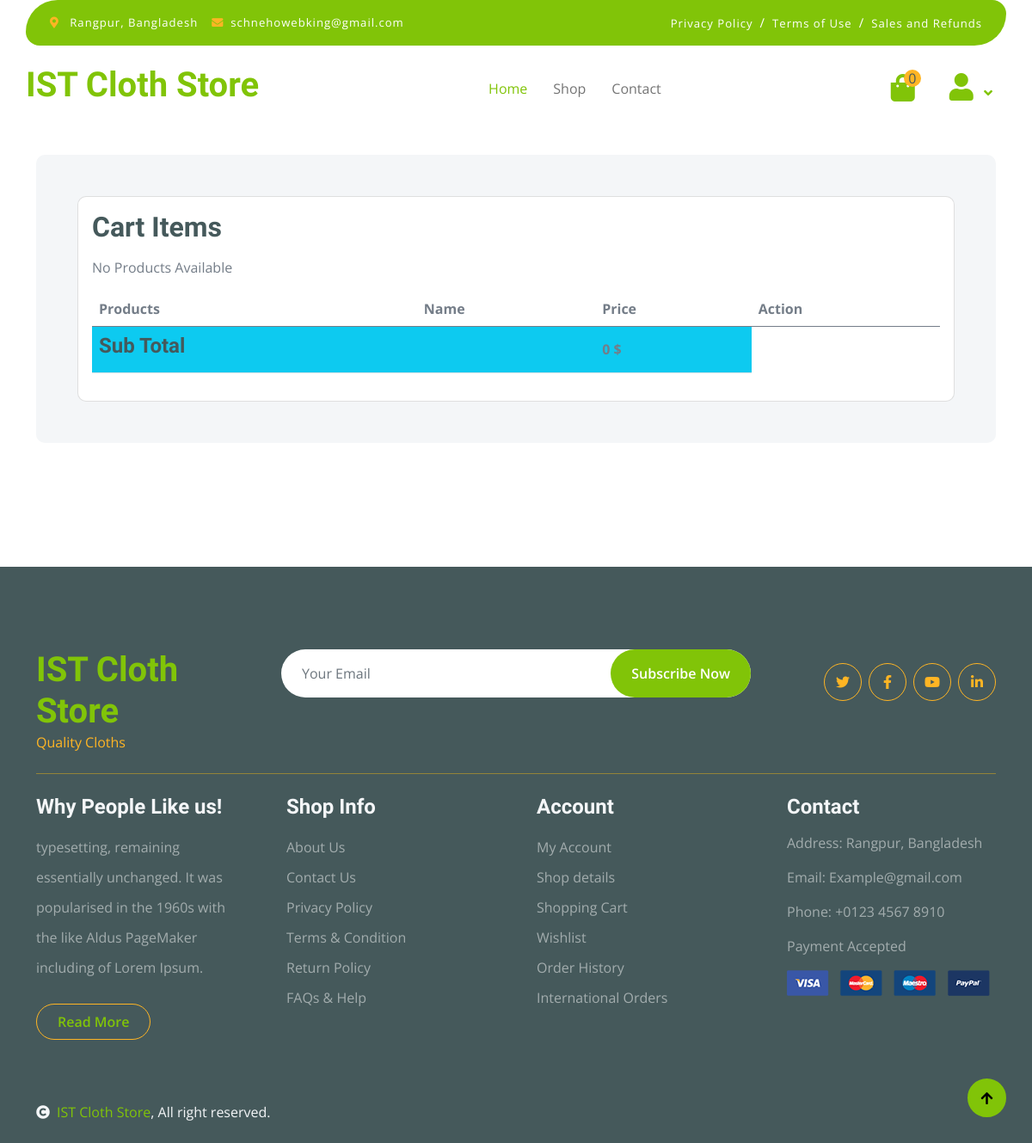
/cart/view_cart/ (signed in), run on an earlier commit of the app's database.
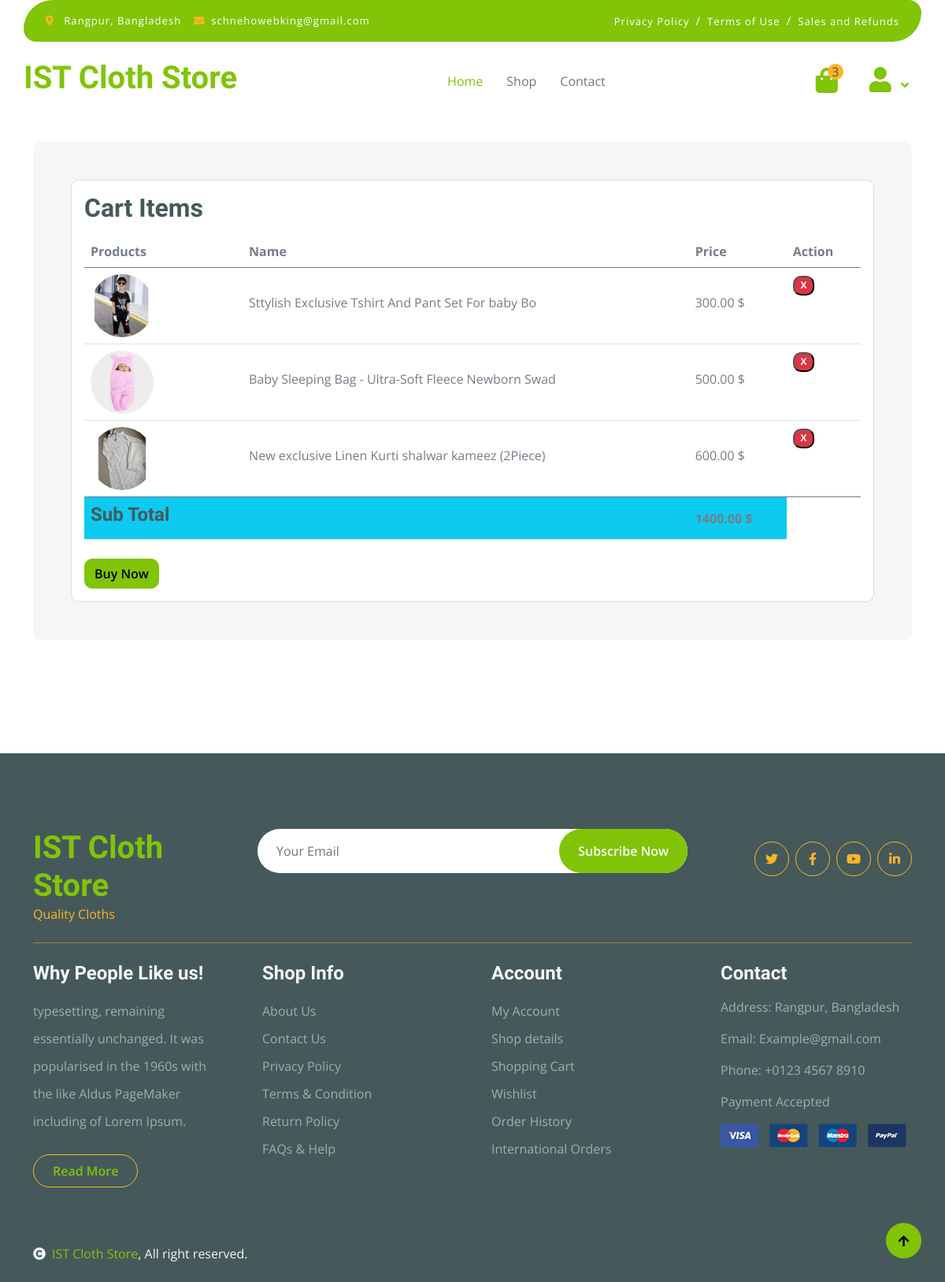
And on a later commit of the database.
### cart/models.py (models this page shows)
class CartItem(models.Model):
    cart = models.ForeignKey(Cart, on_delete=models.CASCADE)
    product = models.ForeignKey(Product, on_delete=models.CASCADE)
    quantity = models.IntegerField(default=1)
    def get_subtotal(self):
        return self.product.price * self.quantity
    def __str__(self) -> str:
        return f'{self.cart.user.first_name}\'s cart Items'

### products/models.py (models this page shows, shortened)
class Product(models.Model):
    name = models.CharField(max_length=50)
    price = models.DecimalField(max_digits=10, decimal_places=2)
    quantity = models.IntegerField()
    description = models.TextField()
    category = models.ForeignKey(Category, on_delete=models.CASCADE)
    size = models.ForeignKey(Size, on_delete=models.CASCADE)
    color = models.ForeignKey(Color, on_delete=models.CASCADE)
    image = models.ImageField(upload_to="products/media/", blank=True, null=True)

### cart/views.py (the view)
# urls.py: path('view_cart/', views.view_cart, name='view_cart'),
@login_required
def view_cart(request):
    user = request.user
    cart, created = Cart.objects.get_or_create(user=user)
    cart_items = cart.cartitem_set.all()
    total_subtotal = sum(item.get_subtotal() for item in cart_items)
    print(cart_items)
    return render(request, 'cart/view_cart.html', {'cart_items': cart_items, 'cart': cart, 'total_subtotal': total_subtotal})

### islamiyahtechclothshop/context_processors.py (called while the page is built)
def cart_item_count(request):
    if request.user.is_authenticated and request.user.is_active:
        count = CartItem.objects.filter(cart__user=request.user).count()
        return {"cart_item_count": count}
    return {}

### cart/templates/cart/view_cart.html (shortened to what the changed rows need)
{% extends 'base.html' %}
{% load static %}
{% block content %}
        <div class="container-fluid contact py-5">
            <div class="container py-5">
                <div class="p-5 bg-light rounded">
                    <div class="row g-4">
                        <div class="col-lg-12">
                            <div class="card">
                                <div class="card-body">
                                    <div class=" d-flex row g-2">
                                        <h2>Cart Items</h2>
                                        <div class="table-responsive">
                                            <table class="table">
                                                <thead>
                                                    <tr>
                                                        <th scope="col">Products</th>
                                                        <th scope="col">Name</th>
                                                        <th scope="col">Price</th>
                                                        <th scope="col">Action</th>
                                                    </tr>
                                                </thead>
                                                <tbody>
                                                    {% if cart_items %}
                                                    {% for product in cart_items %}
                                                    <tr>
                                                        <th scope="row">
                                                            <div class="d-flex align-items-center">
                                                                <img src="{{product.product.image.url}}" class="img-fluid me-5 rounded-circle" style="width: 80px; height: 80px;" alt="{{product.product.name}}">
                                                            </div>
                                                        </th>
                                                        <td>
                                                            <p class="mb-0 mt-4">{{product.product.name}}</p>
                                                        </td>
                                                        <td>
                                                            <p class="mb-0 mt-4">{{product.product.price}} $</p>
                                                        </td>
                                                        <td>
                                                            <form action="{% url 'remove_from_cart' product.id %}" method= "POST">
                                                                <button class="badge bg-danger">X</button>
                                                            </form>
                                                        </td>
                                                    </tr>
                                                    {% endfor %}
                                                    {% else %}
                                                    <tr>
                                                        <p>No Products Available</p>
                                                    </tr>
                                                    {% endif %}
                                                </tbody>
                                                <tfoot class="bg-info">
                                                    <tr>
                                                        <th><h4>Sub Total</h4></th>
                                                        <td><strong>
                                                        {% if cart_items %}
                                                        {{total_subtotal}}
                                                        {% else %}
                                                        0
                                                        {% endif %} $</strong></td>
                                                    </tr>
                                                </tfoot>
                                            </table>
                                        </div>
                                        {% if cart_items %}
                                        <form action="{% url 'cartbuy_product' %}" method="POST">
                                            <button class="btn btn-primary">Buy Now</button>
                                        </form>
                                        {% endif %}
                                    </div>
                                </div>
                            </div>
                        </div>
                    </div>
                </div>
            </div>
        </div>
{% endblock %}

What changed in the data, as far as the page shows it:
added CartItem: product.image (picture), product.name "Sttylish Exclusive Tshirt And Pant Set For baby Bo", product.price "300.00"
added CartItem: product.image (picture), product.name "Baby Sleeping Bag - Ultra-Soft Fleece Newborn Swad", product.price "500.00"
added CartItem: product.image (picture), product.name "New exclusive Linen Kurti shalwar kameez (2Piece)", product.price "600.00"
Also different on the page:
{{ cart_item_count }}: "0" → "3"
{{ total_subtotal }}: (not shown) → "1400.00"
text no longer shown: "No Products Available 0"
text now shown: "Buy Now"
